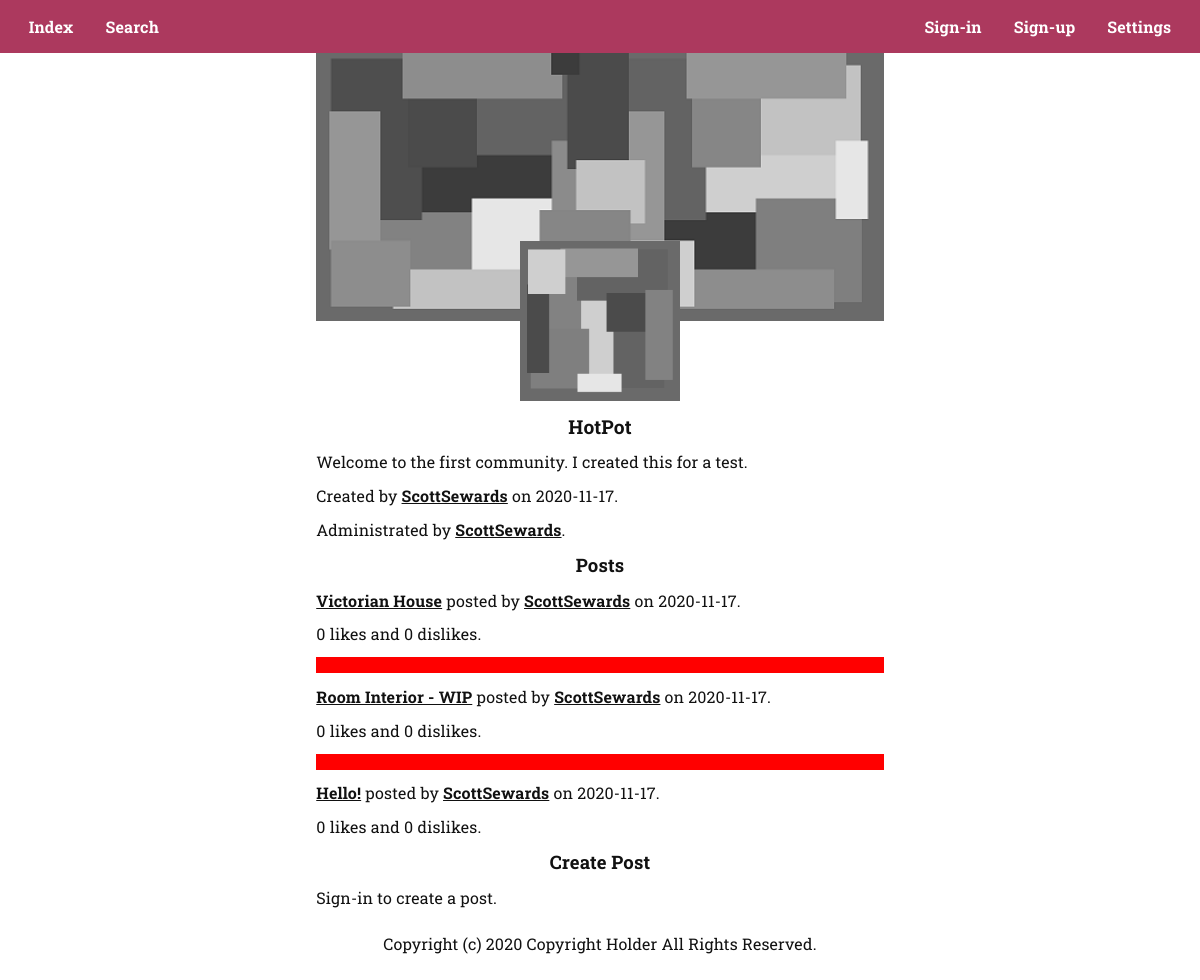
The page /community.php?name=HotPot on the database as committed earlier.
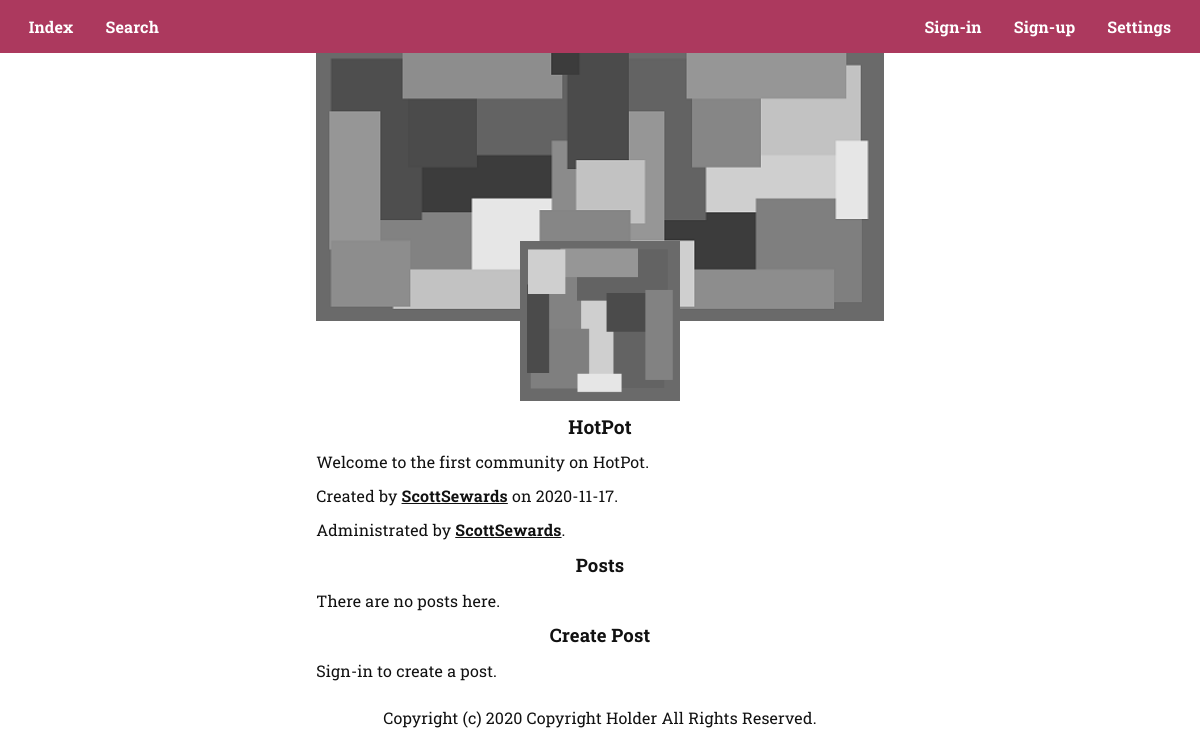
The same page on the database as committed later.
### tables this page shows
CREATE TABLE `communities` (
  `id` int(11) NOT NULL,
  `created` date NOT NULL DEFAULT current_timestamp(),
  `created_by` int(11) NOT NULL,
  `admin` int(11) NOT NULL,
  `name` text NOT NULL,
  `description` text NOT NULL,
  `picture` text NOT NULL DEFAULT 'images/picture.png',
  `banner` text NOT NULL DEFAULT 'images/banner.png',
  `subscribers` int(11) NOT NULL DEFAULT 0
);

CREATE TABLE `posts` (
  `id` int(11) NOT NULL,
  `posted` date NOT NULL DEFAULT current_timestamp(),
  `posted_by` int(11) NOT NULL,
  `posted_in` text NOT NULL,
  `title` text NOT NULL,
  `content` text NOT NULL,
  `likes` int(11) NOT NULL DEFAULT 0,
  `dislikes` int(11) NOT NULL DEFAULT 0
);

CREATE TABLE `users` (
  `id` int(11) NOT NULL,
  `created` date NOT NULL DEFAULT current_timestamp(),
  `name` text NOT NULL,
  `email` text NOT NULL,
  `verified` tinyint(1) NOT NULL DEFAULT 0,
  `can_email` tinyint(1) NOT NULL DEFAULT 1,
  `password` text NOT NULL,
  `picture` text NOT NULL DEFAULT 'images/picture.png',
  `banner` text NOT NULL DEFAULT 'images/banner.png'
);

### community.php (the view, shortened to what this page needs)
<?php
require_once("head.php");
$name = $_GET["name"];
$select = mysqli_query($connection, "SELECT * FROM communities WHERE name='{$name}'");
if(mysqli_num_rows($select) == "1") {
  $fetch = mysqli_fetch_array($select);
  $id = $fetch["id"];
  $created = $fetch["created"];
  $created_by = $fetch["created_by"];
  $select_created_by = mysqli_query($connection, "SELECT name FROM users WHERE id='{$created_by}'");
  $fetch_created_by = mysqli_fetch_array($select_created_by);
  $created_by_name = $fetch_created_by["name"];
  $admin = $fetch["admin"];
  if($created_by == $admin) $admin_name = $created_by_name;
  else {
    $select_admin = mysqli_query($connection, "SELECT name FROM users WHERE id='{$admin}'");
    $fetch_admin = mysqli_fetch_array($select_created_by);
    $admin_name = $fetch_admin["name"];
  }
  $description = $fetch["description"];
  $picture = $fetch["picture"];
  $banner = $fetch["banner"];
} else {
  mysqli_close($connection);
  redirect("404.html");
}
?>
<main>
  <section>
    <img class='banner' <?php echo "src='{$banner}' alt='Banner for {$name}'"; ?> height='100%' width='100%'/>
    <img class='picture' <?php echo "src='{$picture}' alt='Picture for {$name}'"; ?> height='100%' width='100%'/>
    <h1><?php echo $name; ?></h1>
    <p><?php echo "{$description}"; ?></p>
    <p><?php echo "Created by <a href='user.php?name={$created_by_name}'>{$created_by_name}</a> on {$created}."; ?></p>
    <p><?php echo "Administrated by <a href='user.php?name={$admin_name}'>{$admin_name}</a>."; ?></p>
  </section>
  <section id='posts'>
    <h2>Posts</h2>
    <?php
    $select_posts = mysqli_query($connection, "SELECT * FROM posts WHERE posted_in='{$id}' ORDER BY id DESC");
    if(mysqli_num_rows($select_posts) > "0") {
      echo "<div class='posts'>";
      while($fetch_posts = mysqli_fetch_array($select_posts)) {
        $posted = $fetch_posts["posted"];
        $posted_by = $fetch_posts["posted_by"];
        $select_posted_by = mysqli_query($connection, "SELECT name FROM users WHERE id='{$posted_by}'");
        $fetch_posted_by = mysqli_fetch_array($select_posted_by);
        $posted_by = $fetch_posted_by["name"];
        $title = $fetch_posts["title"];
        $likes = $fetch_posts["likes"];
        $dislikes = $fetch_posts["dislikes"];
        echo "
        <div class='post'>
          <p><a href='post.php?title={$title}'>{$title}</a> posted by <a href='user.php?name={$posted_by}'>{$posted_by}</a> on {$posted}.</p>
          <p>{$likes} likes and {$dislikes} dislikes.</p>
        </div>";
      }
      echo "</div>";
    } else echo "<p>There are no posts here.</p>";
    ?>
  </section>
  <section>
  <h2>Create Post</h2>
  <?php
  if(isset($my_id)) {
    echo "
    <form action='community.php?name={$name}' method='POST'>
      <div class='inline'>
        <label for='title'>Title*</label>
        <input id='title' type='text' name='title' required>
      </div>
      <div>
        <label for='content'>Content*</label>
        <textarea id='content' name='content' required></textarea>
      </div>
      <input type='submit' name='submit-post' value='Submit Post'/>
    </form>";
  } else echo "Sign-in to create a post.";
  ?>
  </section>
</main>
<?php
require_once("foot.php");
?>

Rows that differ between the two databases and show on the page:
removed posts: title "Victorian House", users.name "ScottSewards", posted "2020-11-17", likes "0", dislikes "0"
removed posts: title "Room Interior - WIP", users.name "ScottSewards", posted "2020-11-17", likes "0", dislikes "0"
removed posts: title "Hello!", users.name "ScottSewards", posted "2020-11-17", likes "0", dislikes "0"
changed communities: description "Welcome to the first community. I created this for a test." → "Welcome to the first community on HotPot."
Other text that changed with them:
text now shown: "There are no posts here."
